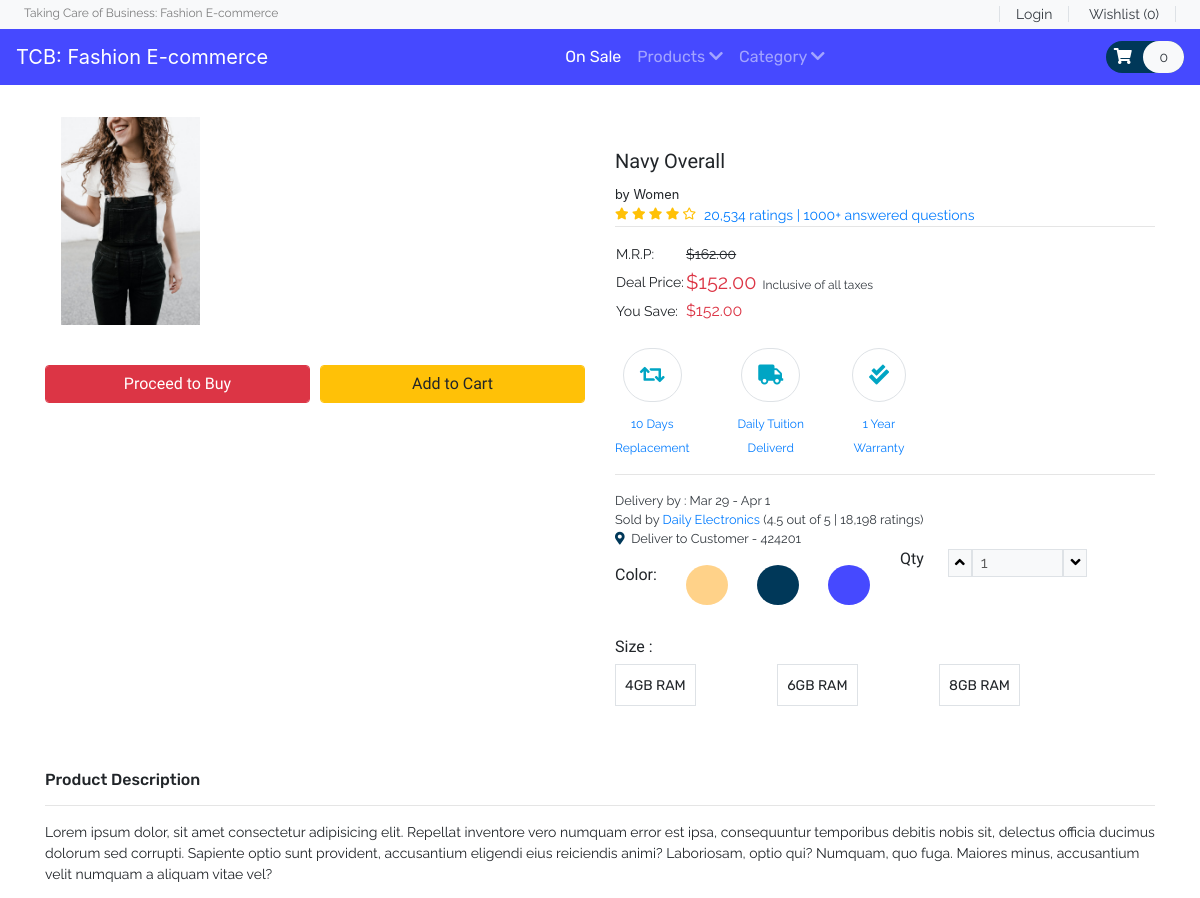
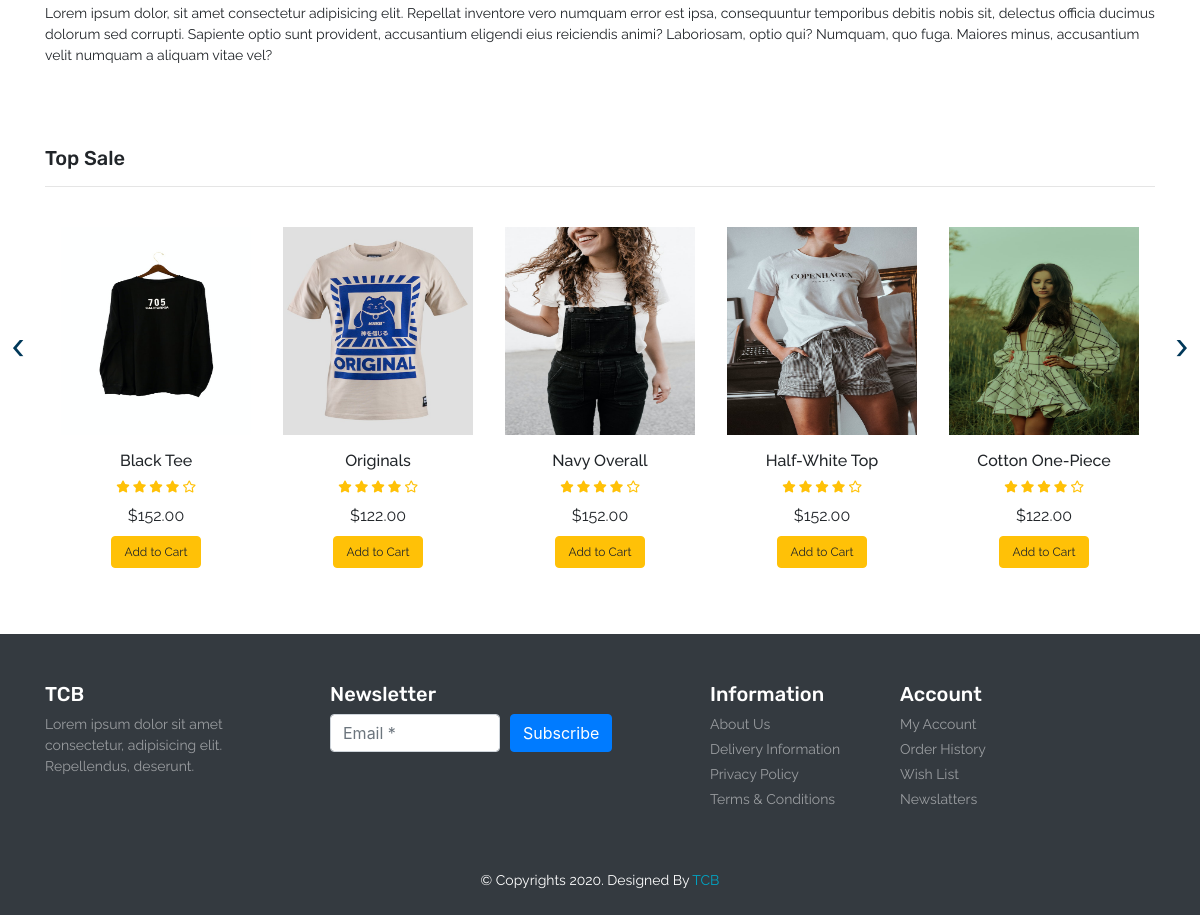
The app's page /product.php?item_id=9 with its own data (2 pictures, top to bottom).
### tables this page shows
CREATE TABLE `product` (
  `item_id` int(11) NOT NULL,
  `item_brand` varchar(200) NOT NULL,
  `item_name` varchar(255) NOT NULL,
  `item_price` double(10,2) NOT NULL,
  `item_image` varchar(255) NOT NULL,
  `item_register` datetime DEFAULT NULL
);

### database/DBController.php (called while the page is built, shortened)
<?php
class DBController
{
    protected $host = 'localhost';
    protected $user = 'root';
    protected $password = '';
    protected $database = "shopee";
    public function __construct()
    {
        $this->con = mysqli_connect($this->host, $this->user, $this->password, $this->database);
    }
}

### functions.php (called while the page is built, shortened)
<?php
require ('database/DBController.php');
require ('database/Product.php');
$db = new DBController();
$product = new Product($db);
$product_shuffle = $product->getData();
$Cart = new Cart($db );

### database/Product.php (called while the page is built, shortened)
<?php
class Product
{
    public $db = null;
    public function __construct(DBController $db)
    {
        $this->db = $db;
    }
    public function getData($table = 'product'){
        $result = $this->db->con->query("SELECT * FROM {$table}");
        $resultArray = array();
        while ($item = mysqli_fetch_array($result, MYSQLI_ASSOC)){
            $resultArray[] = $item;
        }
        return $resultArray;
    }
}

### product.php (called while the page is built)
<?php
include ('header.php');
?>
<?php
    include ('Template/_products.php');
    include ('Template/_top-sale.php');
?>
<?php
include ('footer.php');
?>

### Template/_top-sale.php (the view, shortened to what this page needs)
<?php
    shuffle($product_shuffle);
?>
<section id="top-sale">
    <div class="container py-5">
        <h4 class="font-rubik font-size-20">Top Sale</h4>
        <hr>
        <div class="owl-carousel owl-theme">
            <?php foreach ($product_shuffle as $item) { ?>
            <div class="item py-2">
                <div class="product font-rale">
                    <a href="<?php printf('%s?item_id=%s', 'product.php',  $item['item_id']); ?>"><img src="<?php echo $item['item_image'] ?? "./assets/products/1.png"; ?>" alt="product1" class="img-fluid"></a>
                    <div class="text-center">
                        <h6><?php echo  $item['item_name'] ?? "Unknown";  ?></h6>
                        <div class="rating text-warning font-size-12">
                            <span><i class="fas fa-star"></i></span>
                            <span><i class="fas fa-star"></i></span>
                            <span><i class="fas fa-star"></i></span>
                            <span><i class="fas fa-star"></i></span>
                            <span><i class="far fa-star"></i></span>
                        </div>
                        <div class="price py-2">
                            <span>$<?php echo $item['item_price'] ?? '0' ; ?></span>
                        </div>
                        <form method="post">
                            <?php
                            if (in_array($item['item_id'], $Cart->getCartId($product->getData('cart')) ?? [])){
                                echo '<button type="submit" disabled class="btn btn-success font-size-12">In the Cart</button>';
                            }else{
                                echo '<button type="submit" name="top_sale_submit" class="btn btn-warning font-size-12">Add to Cart</button>';
                            }
                            ?>
                        </form>
                    </div>
                </div>
            </div>
            <?php }  ?>
        </div>
    </div>
</section>

### Template/_products.php
<?php
    $item_id = $_GET['item_id'] ?? 1;
    foreach ($product->getData() as $item) :
        if ($item['item_id'] == $item_id) :
?>
<section id="product" class="py-3">
    <div class="container">
        <div class="row">
            <div class="col-sm-6">
                <img src="<?php echo $item['item_image'] ?? "./assets/products/1.png" ?>" alt="product" class="img-fluid">
                <div class="form-row pt-4 font-size-16 font-baloo">
                    <div class="col">
                        <button type="submit" class="btn btn-danger form-control">Proceed to Buy</button>
                    </div>
                    <div class="col">
                        <?php
                        if (in_array($item['item_id'], $Cart->getCartId($product->getData('cart')) ?? [])){
                            echo '<button type="submit" disabled class="btn btn-success font-size-16 form-control">In the Cart</button>';
                        }else{
                            echo '<button type="submit" name="top_sale_submit" class="btn btn-warning font-size-16 form-control">Add to Cart</button>';
                        }
                        ?>
                    </div>
                </div>
            </div>
            <div class="col-sm-6 py-5">
                <h5 class="font-baloo font-size-20"><?php echo $item['item_name'] ?? "Unknown"; ?></h5>
                <small>by <?php echo $item['item_brand'] ?? "Brand"; ?></small>
                <div class="d-flex">
                    <div class="rating text-warning font-size-12">
                        <span><i class="fas fa-star"></i></span>
                        <span><i class="fas fa-star"></i></span>
                        <span><i class="fas fa-star"></i></span>
                        <span><i class="fas fa-star"></i></span>
                        <span><i class="far fa-star"></i></span>
                    </div>
                    <a href="#" class="px-2 font-rale font-size-14">20,534 ratings | 1000+ answered questions</a>
                </div>
                <hr class="m-0">
                <table class="my-3">
                    <tr class="font-rale font-size-14">
                        <td>M.R.P:</td>
                        <td><strike>$162.00</strike></td>
                    </tr>
                    <tr class="font-rale font-size-14">
                        <td>Deal Price:</td>
                        <td class="font-size-20 text-danger">$<span><?php echo $item['item_price'] ?? 0; ?></span><small class="text-dark font-size-12">&nbsp;&nbsp;Inclusive of all taxes</small></td>
                    </tr>
                    <tr class="font-rale font-size-14">
                        <td>You Save:</td>
                        <td><span class="font-size-16 text-danger">$152.00</span></td>
                    </tr>
                </table>
                <div id="policy">
                    <div class="d-flex">
                        <div class="return text-center mr-5">
                            <div class="font-size-20 my-2 color-second">
                                <span class="fas fa-retweet border p-3 rounded-pill"></span>
                            </div>
                            <a href="#" class="font-rale font-size-12">10 Days <br> Replacement</a>
                        </div>
                        <div class="return text-center mr-5">
                            <div class="font-size-20 my-2 color-second">
                                <span class="fas fa-truck  border p-3 rounded-pill"></span>
                            </div>
                            <a href="#" class="font-rale font-size-12">Daily Tuition <br>Deliverd</a>
                        </div>
                        <div class="return text-center mr-5">
                            <div class="font-size-20 my-2 color-second">
                                <span class="fas fa-check-double border p-3 rounded-pill"></span>
                            </div>
                            <a href="#" class="font-rale font-size-12">1 Year <br>Warranty</a>
                        </div>
                    </div>
                </div>
                <hr>
                <div id="order-details" class="font-rale d-flex flex-column text-dark">
                    <small>Delivery by : Mar 29  - Apr 1</small>
                    <small>Sold by <a href="#">Daily Electronics </a>(4.5 out of 5 | 18,198 ratings)</small>
                    <small><i class="fas fa-map-marker-alt color-primary"></i>&nbsp;&nbsp;Deliver to Customer - 424201</small>
                </div>
                <div class="row">
                    <div class="col-6">
                        <div class="color my-3">
                            <div class="d-flex justify-content-between">
                                <h6 class="font-baloo">Color:</h6>
                                <div class="p-2 color-yellow-bg rounded-circle"><button class="btn font-size-14"></button></div>
                                <div class="p-2 color-primary-bg rounded-circle"><button class="btn font-size-14"></button></div>
                                <div class="p-2 color-second-bg rounded-circle"><button class="btn font-size-14"></button></div>
                            </div>
                        </div>
                    </div>
                    <div class="col-6">
                        <div class="qty d-flex">
                            <h6 class="font-baloo">Qty</h6>
                            <div class="px-4 d-flex font-rale">
                                <button class="qty-up border bg-light" data-id="pro1"><i class="fas fa-angle-up"></i></button>
                                <input type="text" data-id="pro1" class="qty_input border px-2 w-50 bg-light" disabled value="1" placeholder="1">
                                <button data-id="pro1" class="qty-down border bg-light"><i class="fas fa-angle-down"></i></button>
                            </div>
                        </div>
                    </div>
                </div>
                <div class="size my-3">
                    <h6 class="font-baloo">Size :</h6>
                    <div class="d-flex justify-content-between w-75">
                        <div class="font-rubik border p-2">
                            <button class="btn p-0 font-size-14">4GB RAM</button>
                        </div>
                        <div class="font-rubik border p-2">
                            <button class="btn p-0 font-size-14">6GB RAM</button>
                        </div>
                        <div class="font-rubik border p-2">
                            <button class="btn p-0 font-size-14">8GB RAM</button>
                        </div>
                    </div>
                </div>
            </div>
            <div class="col-12">
                <h6 class="font-rubik">Product Description</h6>
                <hr>
                <p class="font-rale font-size-14">Lorem ipsum dolor, sit amet consectetur adipisicing elit. Repellat inventore vero numquam error est ipsa, consequuntur temporibus debitis nobis sit, delectus officia ducimus dolorum sed corrupti. Sapiente optio sunt provident, accusantium eligendi eius reiciendis animi? Laboriosam, optio qui? Numquam, quo fuga. Maiores minus, accusantium velit numquam a aliquam vitae vel?</p>
                <p class="font-rale font-size-14">Lorem ipsum dolor, sit amet consectetur adipisicing elit. Repellat inventore vero numquam error est ipsa, consequuntur temporibus debitis nobis sit, delectus officia ducimus dolorum sed corrupti. Sapiente optio sunt provident, accusantium eligendi eius reiciendis animi? Laboriosam, optio qui? Numquam, quo fuga. Maiores minus, accusantium velit numquam a aliquam vitae vel?</p>
            </div>
        </div>
    </div>
</section>
<?php
        endif;
        endforeach;
?>

### style.css (style rules this page uses)
button, button:focus { outline: none !important; box-shadow: none !important; }
.font-baloo { font-family: "Baloo Thambi 2", cursive; }
.font-rale { font-family: "Raleway", cursive; }
.font-rubik { font-family: "Rubik", cursive; }
.font-size-12 { font-size: 12px; }
.font-size-14 { font-size: 14px; }
.font-size-16 { font-size: 16px; }
.font-size-20 { font-size: 20px; }
.color-primary { color: #003859; }
.color-primary-bg { background: #003859; }
.color-second { color: #00A5C4; }
.color-second-bg { background: #4649FF; }
.color-yellow-bg { background: #FFD289; }
#top-sale .owl-carousel .item .product a { overflow: hidden; }
#top-sale .owl-carousel .item .product img { transition: transform 0.5s ease; }
.img-fluid { height: 15em; padding: 1em; }

### records on screen
product: item_image (picture), item_name "Navy Overall", item_brand "Women", item_price "152.00"
product: item_image (picture), item_name "Black Tee", item_price "152.00"
product: item_image (picture), item_name "Originals", item_price "122.00"
product: item_image (picture), item_name "Half-White Top", item_price "152.00"
product: item_image (picture), item_name "Cotton One-Piece", item_price "122.00"

### other values on screen
count($product->getData('cart')) "0"
